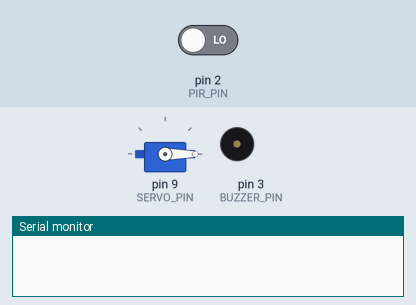
Recording of a sketch running on a simulated Arduino Uno, built with avr-gcc and run on an emulated ATmega328P. On the bench: servo, buzzer (waves = sounding), the last lines printed to the serial monitor. The test bench sets the inputs (shaded band); at power-on: pin 2 (PIR_PIN) LOW.

Above: at 1.2 s.
1.3 s: pin 2 (PIR_PIN) driven HIGH
At 2.5 s:
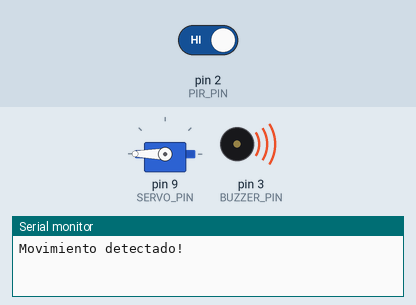
2.8 s: pin 2 (PIR_PIN) driven LOW
At 3.8 s:
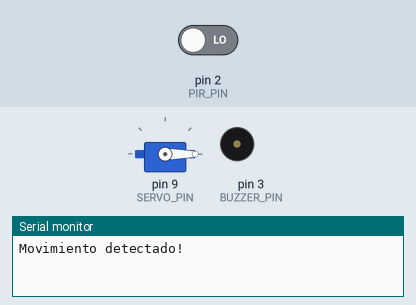
Timing chart, 0 to 5.8 s (numbered marks = the images above; inputs shaded):
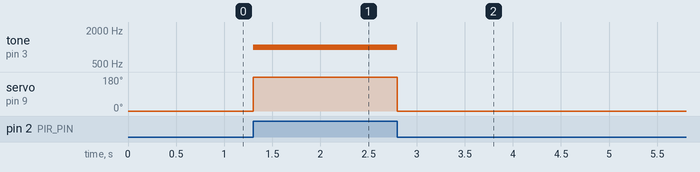

Measured:
- after the input at 1.3 s, tone on pin 3 (BUZZER_PIN): silent → 1000 Hz at once; servo on pin 9 (SERVO_PIN): 0° → 180° at once
- after the input at 2.8 s, tone on pin 3 (BUZZER_PIN): 1000 Hz → silent at once; servo on pin 9 (SERVO_PIN): 180° → 0° at once

The sketch:

Sistema_de_seguridad_con_alarma.ino
```cpp
#include <Servo.h>

#define PIR_PIN 2
#define BUZZER_PIN 3
#define SERVO_PIN 9

Servo servo;
int estado = LOW;
int valorPIR = 0;

void setup() {
  pinMode(PIR_PIN, INPUT);
  pinMode(BUZZER_PIN, OUTPUT);
  servo.attach(SERVO_PIN);
  Serial.begin(9600);
}

void loop() {
  valorPIR = digitalRead(PIR_PIN);
  if (valorPIR == HIGH) {
    if (estado == LOW) {
      Serial.println("Movimiento detectado!");
      estado = HIGH;
      activarAlarma();
    }
  } else {
    estado = LOW;
    desactivarAlarma();
  }
}

void activarAlarma() {
  tone(BUZZER_PIN, 1000); // Emitir sonido de alarma
  servo.write(180); // Mover el servo a la posición de alarma
}

void desactivarAlarma() {
  noTone(BUZZER_PIN); // Detener el sonido de alarma
  servo.write(0); // Mover el servo a la posición de reposo
}
```
